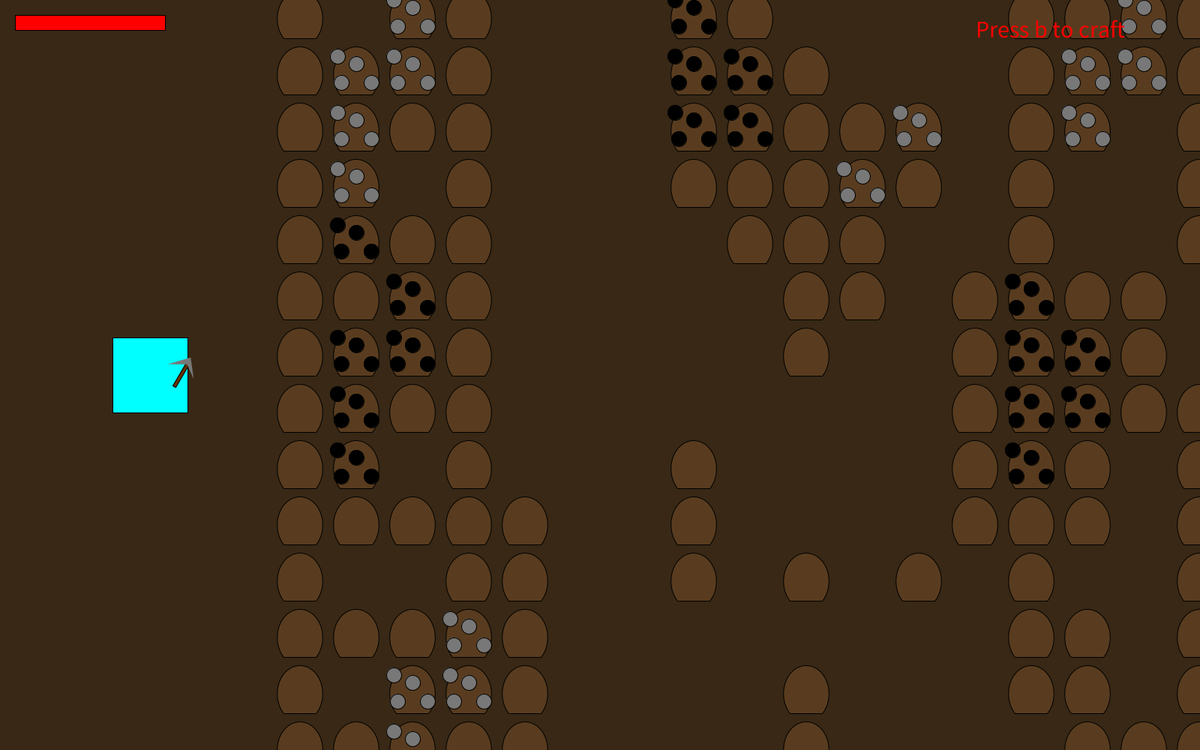
Frame 1 (no input)
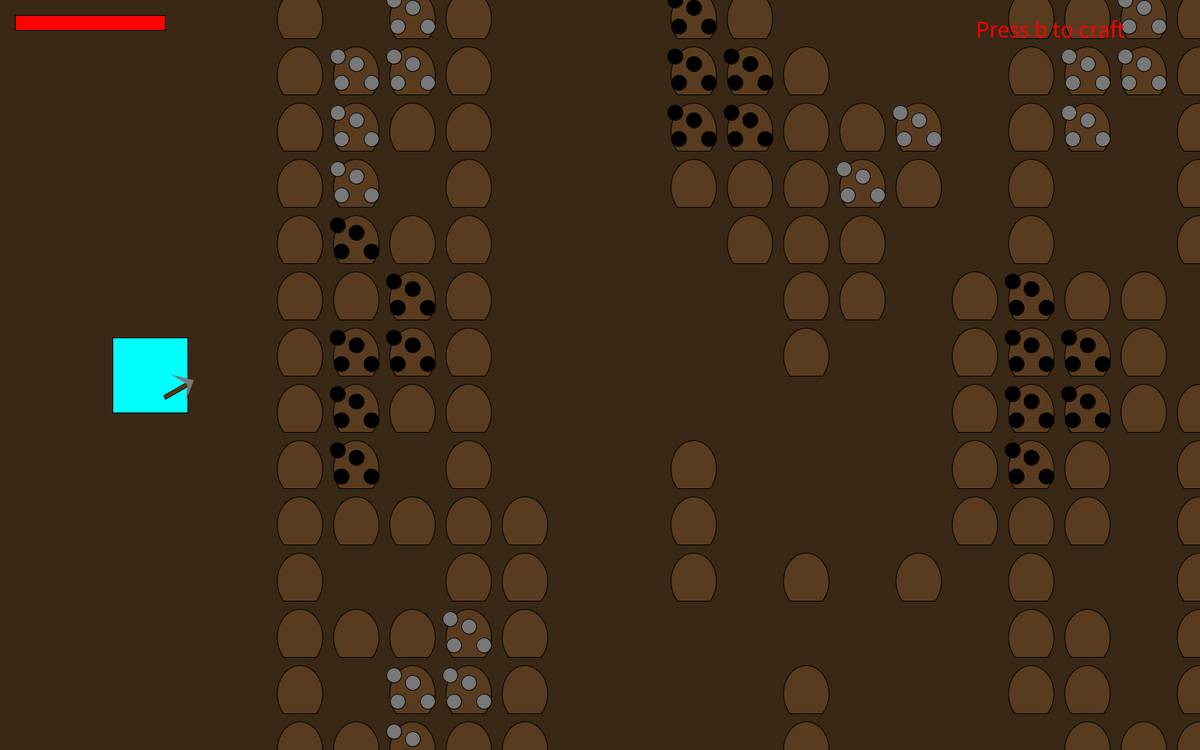
Frame 60 (the mouse pressed at the canvas centre just before this capture)
Frame 120 (the mouse held since frame 60 and released just before this capture): identical to frame 60, image omitted

The Processing sketch that drew these frames (run headless with seeded random() and noise(); from frame 60 on, the mouse is pressed at the canvas centre):

// Processing sketch: D103_Alan_Huang_Assignment4_301362439
// ── D103_Alan_Huang_Assignment4_301362439.pde
//Milestone 3 Notes:
//New features: Three maps are currently fully implemented
//Added three types of ores: Coal, Iron, Gold
//  -All ores are needed to craft more powerful tools that will help you proceed
//Thoroughly developed the crafting menu (press 'b') (may add more if I want to (like a key for a treasure chest))
//Player has multiple types of pickaxes: Stone Pickaxe (Starter), Iron Pickaxe, Gold Pickaxe
//Player has three different swing states - Critical hit, Hit, No swing (Player needs to charge the pickaxe swing enough for it to damage anything, holding it longer can result in a critical hit on the swing)
//  -Critical hits deal double damage (May or may not change critical multiplier)
//Rocks/Ores now give feedback when hit, regular hits will flash yellow and critical hits will flash red
//Item drops have their own respective colors
//Collision with rocks have been "fixed", there are some bugs but I think this is enough (too hard to solve the issue)

//Further Implementations: 
//  Player needs to die when no health
//  May change the concept of an "ENEMY" - possibly make it a pillar that will damage players by pulsing an attack in a radius (With animation)
//  More rock-like objects with more health (scaling exponentially) that will surround the goal exit, so you would require a gold pickaxe to break through it or else it will take a REALLY long time
//  Create the rest of the maps (finish off the 3x3 map grid) with resources - Easily digit map more maps
//  May or may not ditch the idea of a treasure chest
//  Finally create a character for the player model (and enemies if I don't change the concept of it)
//  Implement the GOAL exit
//  Possible rock/ore randomizer in the digitmap



//Milestone 2 Notes:
//New features: digit mapping and crafting menu
//Sorry Level 1 features are NOT completely done, there still needs to be design of level (it's just adding 1s in certain places), and the collision for the rock should be fixed
//However there is a lot of structural progress done of the overall game (Because I need to design 9 levels with many more classes to be made)
//Digital mapping of map levels - 3x3 map planned for the future (with goal exit to win game)
//3x3 map already implemented, however only two levels are designed with rocks at the moment (although not final product)
//The only maps that have stuff are the first level and the level on the right of the starting level
//STILL NEED TO FIX ROCK COLLISION METHOD
//Crafting menu is opened by pressing 'b', it is bare bones right now, but there will be buttons and interaction with the player's materials (Need materials class)
//An example of what the materials will be is the item drops from breaking rocks and killing monsters, will give a certain material (ie; stone from rocks) then you can use that to craft something
//There will be ores that give different materials too (like coal, iron, and gold)



//Milestone 1 Notes:
//HOLD LEFT CLICK TO CHARGE SWING, RELEASE LEFT CLICK TO SWING
//New feature, melee combat style, with item drops, Obstacle clearing gameplay, multiple exits
//NOTE: Actual level 1 will have more rocks, user interface, and character models
//There will also be a different number of exits to teach level, making a Map system 
//(eg: exit on the top of the map, leads to the level mapped above the current level, as well as an exit on the right, leading to the level mapped to the right of the current level)
//There is no current goal state of the game and there is only one state (which is the current state). We can just say for milestone 1, the goal state (end) is the exit on the right. However there is no end screen



void setup() {
  size(1600, 1000);
  for (int i = 0; i < numEnemies; i++ ) {
    enemies.add(new Enemy(new PVector(random(width/2, width),random(0, height)), new PVector(random(-2, 2), random(-2, 2))));
  }
  //for (int i = 0; i < numRocks; i++) {
  //  objects.add(new Rock(new PVector(random(width/2, width), random(0, height)))); 
  //}
  //for (int i = 0; i < numRocks; i++) {
  //  rocks.add(new Rock(new PVector(random(width/2, width), random(0, height)))); 
  //}
  p1 = new Player(new PVector(200, height/2));
  gw = new GameWorld(state[row][column]);
  craftMenu = new Menu();
}

void draw() {
  timer++;
  //Exit declarations
  if (column == 0) leftExit = false;
  else leftExit = true;
  
  if (column == 2) rightExit = false;
  else rightExit = true;
  
  if (row == 0) topExit = false;
  else topExit = true;
  
  if (row == 2) botExit = false;
  else botExit = true;
  
  background(56, 40, 21);
  
  if (switchLevel == true) {
    gw = new GameWorld(state[row][column]);
    switchLevel = false;
  }
  
  switch(state[row][column]) {
    case LEVEL_TWO_ONE:
      gamePlay();
      break;
    case LEVEL_TWO_TWO:
      gamePlay();
      break;
    case LEVEL_ONE_TWO:
      break;
    default:
      gamePlay();
  }
  
  craftMenu.update();
}

void gamePlay() {
  //THIS CODE HAS REDUCED THE FRAME LAG BY SO MUCH - less gw.drawMe calls = less lag (therefore I can fit more objects into it)
  if (timer % 2000000 == 0) { //Although I don't really understand why it works properly with such a high interval
    gw.drawMe(p1);
  }
  p1.update();
  
  if (up) p1.accelerate(upAcc);
  if (down) p1.accelerate(downAcc);
  if (left) p1.accelerate(leftAcc);
  if (right) p1.accelerate(rightAcc);
  
  for (int i = 0; i < enemies.size(); i++) {
    Enemy currEnemy = enemies.get(i);
    currEnemy.update();
  }
  
  //for loop for item drops
  for (int i = 0; i < itemDrops.size(); i++) {
    ItemDrop currItemDrop = itemDrops.get(i);
    currItemDrop.update();
  }
  
  //for (int i = 0; i < objects.size(); i++) {
  //  StationaryObject currObject = objects.get(i);
  //  currObject.update();
  //  if (currObject.objectType == currObject.ROCK_TYPE) { //code for rocks
  //  }
  //}
  
  for(int i = 0; i < gw.objects.size(); i++) {
    StationaryObject currObject = gw.objects.get(i);
    currObject.update();
  }
  //reset status
  p1.hitFeedback = false;
  p1.criticalHitFeedback = false;
  
  drawExits();
  p1.drawHealthBar();
  drawHelper();
}

void drawHelper() {
  textSize(32);
  textAlign(CENTER);
  fill(255, 0, 0);
  text("Press b to craft", 1400, 50);
}

void drawExits(){
  fill(0, 255, 0);
  if (leftExit == true) {
    rect(-p1.pos.x + 1*75 + 0, -p1.pos.y + 14*75 - 30, 5, 60);
    //collision detection
    if (p1.pos.x - p1.entityWidth/2 < -p1.pos.x + 1*75 + 5 &&
        p1.pos.x + p1.entityWidth/2 > -p1.pos.x + 1*75 + 0 &&
        p1.pos.y - p1.entityHeight/2 < -p1.pos.y + 14*75 + 30 &&
        p1.pos.y + p1.entityHeight/2 > -p1.pos.y + 14*75 - 30) {
          //if collided, reposition at the opposite side of the screen (as if entered a new level)
       repositionState = RIGHT_OF_SCREEN;
       p1.repositionPlayer();
       column--;
       switchLevel = true;
    }
  }
  if (rightExit == true) { //REPLACED WIDTH WITH 42*75 (RIGHT BOUNDARY)
    rect(-p1.pos.x + 42*75 - 5, -p1.pos.y + 14*75 - 30, 5, 60);
    if (p1.pos.x - p1.entityWidth/2 < -p1.pos.x + 42*75 &&
        p1.pos.x + p1.entityWidth/2 > -p1.pos.x + 42*75 - 5 &&
        p1.pos.y - p1.entityHeight/2 < -p1.pos.y + 14*75 + 30 &&
        p1.pos.y + p1.entityHeight/2 > -p1.pos.y + 14*75 - 30) {
       repositionState = LEFT_OF_SCREEN;
       p1.repositionPlayer();
       column++;
       switchLevel = true;
    }
  }
  if (topExit == true) {
    rect(-p1.pos.x + 21*75 - 30, -p1.pos.y + 1*75 + 0, 60, 5);
    if (p1.pos.x - p1.entityWidth/2 < -p1.pos.x + 21*75 + 30 &&
        p1.pos.x + p1.entityWidth/2 > -p1.pos.x + 21*75 - 30 &&
        p1.pos.y - p1.entityHeight/2 < -p1.pos.y + 1*75 + 5 &&
        p1.pos.y + p1.entityHeight/2 > -p1.pos.y + 1*75 + 0) {
       repositionState = BOTTOM_OF_SCREEN;
       p1.repositionPlayer();
       row--;
       switchLevel = true;
    }
  }
  if (botExit == true) {
    rect(-p1.pos.x + 21*75 - 30, -p1.pos.y + 25*75 - 5, 60, 5);
    if (p1.pos.x - p1.entityWidth/2 < -p1.pos.x + 21*75 + 30 &&
        p1.pos.x + p1.entityWidth/2 > -p1.pos.x + 21*75 - 30 &&
        p1.pos.y - p1.entityHeight/2 < -p1.pos.y + 25*75 &&
        p1.pos.y + p1.entityHeight/2 > -p1.pos.y + 25*75 - 5) {
       repositionState = TOP_OF_SCREEN;
       p1.repositionPlayer();
       row++;
       switchLevel = true;
    }
  }
}

// ── Button.pde
class Button extends Menu {
  PVector pos, dim;
  String textString;
  color textColor;
  color buttonColor;
  int buttonNumber;
  
  Button(PVector pos, PVector dim, String text, int buttonNumber) {
    this.pos = pos;
    this.dim = dim;
    textString = text;
    textColor = color(255, 0, 0); //Red by default
    buttonColor = color(220); //A shade of gray by default
    this.buttonNumber = buttonNumber;
  }
  Button(PVector pos, PVector dim, String text, color textColor, int buttonNumber) {
    this.pos = pos;
    this.dim = dim;
    textString = text;
    this.textColor = textColor;
    buttonColor = color(220);
    this.buttonNumber = buttonNumber;
  }
  Button(PVector pos, PVector dim, String text, color textColor, color buttonColor, int buttonNumber) {
    this.pos = pos;
    this.dim = dim;
    textString = text;
    this.textColor = textColor;
    this.buttonColor = buttonColor;
    this.buttonNumber = buttonNumber;
  }
  
  boolean detectClick() {
    return (pos.x - dim.x/2 < mouseX &&
            pos.x + dim.x/2 > mouseX &&
            pos.y - dim.y/2 < mouseY &&
            pos.y + dim.y/2 > mouseY &&
            mouseButton == LEFT &&
            !mouseReleased);
  }
  
  void drawMe() {
    textAlign(CENTER);
    textSize(32);
    
    pushMatrix();
    translate(pos.x, pos.y);
    strokeWeight(2);
    stroke(0);
    fill(buttonColor);
    rect(-dim.x/2, -dim.y/2, dim.x, dim.y);
    fill(textColor);
    text(textString, 0, 10);
    
    popMatrix();
  }
}

// ── Enemy.pde
class Enemy extends Entity {
  boolean alive = true;
  boolean drop = false;
  
  Enemy(PVector pos, PVector vel) {
    super(pos, vel);
    health = 15;
    entityWidth = 50;
    entityHeight = 100;
  }
  
  void drawMe() {
    //Character for now (need to get character model)
    fill(0, 255, 0);
    rect(pos.x - entityWidth/2, pos.y - entityHeight/2, entityWidth, entityHeight);
  }
  
  void drawMe(Player p) {
    //Character for now (need to get character model)
    fill(0, 255, 0);
    rect(-p.pos.x + pos.x - entityWidth/2, -p.pos.y + pos.y - entityHeight/2, entityWidth, entityHeight);
  }
  
  void update() {
    super.update();
    drawMe(p1);
    //println(health);
    if (health <= 0) {
      itemDrops.add(new ItemDrop(pos, ENEMY_SOUL_DROP)); 
      enemies.remove(this);
    }
  }
  
}

// ── Entity.pde
class Entity {
  PVector pos, vel;
  int health;
  float entityWidth;
  float entityHeight;
  boolean hitFeedback = false;
  boolean criticalHitFeedback = false;
  
  Entity(PVector pos, PVector vel) {
    this.pos = pos;
    this.vel = vel;
    health = 10;
  }
  
  //Add detect stationaryObject() method soon
  
  void detectWalls() {
    //Left wall
    if (pos.x < entityWidth/2) {
      pos.x = entityWidth/2;
    }
    //Right wall
    if (pos.x > width - entityWidth/2) {
      pos.x = width - entityWidth/2;
    }
    //Top wall
    if (pos.y < entityHeight/2) {
      pos.y = entityHeight/2;
    }
    //Bottom wall
    if (pos.y > height - entityHeight/2) {
      pos.y = height - entityHeight/2;
    }
  }
  
  void moveCharacter() {
    pos.add(vel);   
  }
  
  void accelerate(PVector a){
    vel.add(a);
  }
  
  void update() {
    detectWalls();
    moveCharacter();
  }
  //void update(Player p) { //For other subclasses than Player
  //  detectWalls();
  //  moveCharacter();
  //}
  
  void drawMe() {
    //placeholder
  }
  
  boolean hitCharacter(Entity other) {
    return (pos.x - entityWidth/2 < other.pos.x + other.entityWidth/2 &&
            pos.x + entityWidth/2 > other.pos.x - other.entityWidth/2 &&
            pos.y - entityHeight/2 < other.pos.y + other.entityHeight/2 &&
            pos.y + entityHeight/2 > other.pos.y - other.entityHeight/2);
  }
  
  
  
  
}

// ── GameWorld.pde
class GameWorld{
  
  static final int TILE_EMPTY = 0;
  static final int TILE_ROCK = 1;
  static final int TILE_ORE = 2;
  static final int TILE_TREASURE = 3;
  static final int TILE_COAL = 4;
  static final int TILE_IRON = 5;
  static final int TILE_GOLD = 6;
  
  static final int TILE_SIZE = 75;
  static final int ROCK_SIZE_WIDTH = 60;
  static final int ROCK_SIZE_HEIGHT = 75;
  //static final int ORE_SIZE = 75;
  static final int TREASURE_SIZE = 75;
  
  static final int MAP_TWO_ONE = 1; // starting map (Row two, column one on the 2D map) 
  int currentMap = 0;
  
  
  ArrayList<StationaryObject> objects = new ArrayList<StationaryObject>();
  
  
  int[][] map1 = 
  {
  {0, 0, 0, 0, 0, 0, 0, 0, 0, 0, 0, 0, 0, 0, 0, 0, 0, 0, 0, 0, 0, 0, 0, 0, 0, 0, 0, 0, 0, 0, 0, 0, 0, 0, 0, 0, 0, 0, 0, 0, 0, 0, 0, 0},
  {0, 1, 1, 1, 1, 1, 1, 1, 1, 1, 1, 1, 1, 1, 1, 1, 1, 1, 1, 1, 1, 1, 1, 1, 1, 1, 1, 1, 1, 1, 1, 1, 1, 1, 1, 1, 1, 1, 1, 1, 1, 1, 1, 0},
  {0, 1, 0, 0, 0, 0, 0, 0, 1, 0, 4, 1, 0, 1, 5, 1, 1, 1, 1, 5, 1, 0, 1, 1, 1, 0, 0, 0, 0, 0, 0, 0, 0, 0, 0, 1, 0, 1, 5, 4, 1, 1, 1, 0},
  {0, 1, 0, 0, 0, 0, 0, 0, 1, 1, 4, 1, 1, 4, 5, 0, 0, 1, 5, 5, 1, 0, 0, 1, 1, 0, 0, 0, 0, 0, 0, 0, 0, 0, 0, 1, 1, 1, 5, 5, 1, 1, 1, 0},
  {0, 1, 0, 0, 0, 0, 0, 0, 1, 1, 1, 0, 4, 4, 0, 1, 0, 0, 1, 5, 1, 1, 1, 1, 1, 0, 0, 0, 0, 0, 0, 0, 0, 0, 0, 0, 1, 1, 1, 5, 1, 0, 1, 0},
  {0, 1, 0, 0, 0, 0, 0, 0, 1, 1, 0, 1, 1, 1, 0, 0, 0, 0, 1, 1, 1, 1, 0, 0, 1, 1, 1, 0, 0, 0, 0, 0, 0, 0, 0, 0, 0, 1, 4, 1, 1, 0, 1, 0},
  {0, 1, 0, 0, 0, 0, 0, 0, 1, 0, 1, 1, 0, 0, 0, 1, 0, 0, 0, 0, 1, 1, 0, 5, 1, 1, 4, 0, 0, 0, 0, 0, 0, 0, 0, 0, 0, 1, 1, 4, 1, 0, 1, 0},
  {0, 1, 0, 0, 0, 0, 0, 0, 1, 0, 5, 1, 0, 0, 0, 4, 1, 0, 0, 0, 0, 1, 1, 5, 1, 4, 1, 1, 1, 1, 0, 0, 0, 0, 0, 0, 0, 1, 1, 1, 0, 0, 1, 0},
  {0, 1, 0, 0, 0, 0, 0, 0, 1, 5, 5, 1, 0, 0, 0, 4, 4, 1, 0, 0, 0, 1, 5, 5, 1, 1, 1, 1, 5, 1, 0, 0, 0, 0, 0, 0, 0, 0, 0, 0, 0, 0, 1, 0},
  {0, 1, 0, 0, 0, 0, 0, 0, 1, 5, 1, 1, 0, 0, 0, 4, 4, 1, 1, 5, 0, 1, 5, 0, 1, 1, 1, 1, 5, 5, 0, 0, 0, 0, 0, 1, 1, 0, 0, 0, 0, 0, 1, 0},
  {0, 1, 0, 0, 0, 0, 0, 0, 1, 5, 0, 1, 0, 0, 0, 1, 1, 1, 5, 1, 0, 1, 0, 0, 1, 1, 1, 1, 5, 5, 0, 0, 0, 0, 0, 1, 1, 1, 0, 0, 0, 0, 1, 0},
  {0, 1, 0, 0, 0, 0, 0, 0, 1, 4, 1, 1, 0, 0, 0, 0, 1, 1, 1, 0, 0, 1, 0, 0, 1, 1, 1, 1, 5, 0, 0, 1, 0, 0, 1, 1, 1, 1, 1, 0, 0, 0, 1, 0},
  {0, 1, 0, 0, 0, 0, 0, 0, 1, 1, 4, 1, 0, 0, 0, 0, 0, 1, 1, 0, 1, 4, 1, 1, 0, 1, 1, 1, 1, 0, 1, 1, 0, 1, 1, 5, 5, 1, 1, 1, 0, 0, 1, 0},
  {0, 1, 0, 0, 0, 0, 0, 0, 1, 4, 4, 1, 0, 0, 0, 0, 0, 1, 0, 0, 1, 4, 4, 1, 0, 1, 5, 1, 1, 0, 1, 1, 0, 1, 1, 5, 5, 1, 1, 1, 0, 0, 1, 0},
  {0, 1, 0, 0, 0, 0, 0, 0, 1, 4, 1, 1, 0, 0, 0, 0, 0, 0, 0, 0, 1, 4, 4, 1, 1, 5, 5, 1, 0, 0, 1, 1, 0, 0, 1, 1, 1, 0, 0, 0, 0, 0, 1, 0},
  {0, 1, 0, 0, 0, 0, 0, 0, 1, 4, 0, 1, 0, 0, 0, 1, 0, 0, 0, 0, 1, 4, 1, 0, 1, 5, 0, 0, 0, 0, 0, 1, 0, 0, 0, 1, 1, 0, 0, 0, 0, 0, 1, 0},
  {0, 1, 0, 0, 0, 0, 0, 0, 1, 1, 1, 1, 1, 0, 0, 1, 0, 0, 0, 0, 1, 1, 1, 0, 1, 0, 0, 0, 1, 1, 1, 0, 0, 0, 0, 0, 0, 0, 0, 0, 0, 0, 1, 0},
  {0, 1, 0, 0, 0, 0, 0, 0, 1, 0, 0, 1, 1, 0, 0, 1, 0, 1, 0, 1, 0, 1, 0, 0, 1, 1, 1, 0, 1, 5, 5, 0, 0, 0, 0, 0, 1, 0, 0, 0, 0, 0, 1, 0},
  {0, 1, 0, 0, 0, 0, 0, 0, 1, 1, 1, 5, 1, 0, 0, 0, 0, 0, 0, 0, 0, 1, 1, 0, 1, 1, 5, 1, 1, 5, 0, 0, 0, 0, 1, 1, 1, 0, 0, 0, 0, 0, 1, 0},
  {0, 1, 0, 0, 0, 0, 0, 0, 1, 0, 5, 5, 1, 0, 0, 0, 0, 1, 0, 0, 0, 1, 1, 0, 1, 1, 5, 1, 1, 1, 0, 0, 1, 1, 1, 1, 4, 0, 0, 0, 0, 0, 1, 0},
  {0, 1, 0, 0, 0, 0, 0, 0, 1, 1, 5, 1, 1, 0, 0, 0, 0, 1, 0, 0, 0, 0, 1, 1, 1, 5, 5, 1, 1, 1, 0, 0, 1, 0, 0, 1, 4, 0, 0, 0, 0, 0, 1, 0},
  {0, 1, 0, 0, 0, 0, 0, 0, 1, 0, 1, 1, 1, 0, 0, 1, 0, 1, 0, 0, 1, 0, 5, 1, 1, 5, 5, 4, 1, 1, 0, 0, 1, 1, 0, 0, 0, 0, 0, 0, 0, 0, 1, 0},
  {0, 1, 0, 0, 0, 0, 0, 0, 0, 1, 4, 1, 1, 0, 0, 0, 1, 5, 1, 0, 0, 0, 5, 5, 1, 1, 4, 1, 1, 1, 0, 0, 1, 1, 0, 0, 0, 0, 0, 0, 0, 0, 1, 0},
  {0, 1, 0, 0, 0, 0, 0, 0, 1, 0, 4, 1, 0, 0, 0, 5, 5, 5, 0, 0, 0, 0, 1, 1, 0, 1, 1, 1, 0, 0, 0, 0, 1, 0, 0, 0, 0, 0, 0, 0, 0, 0, 1, 0},
  {0, 1, 0, 0, 0, 0, 0, 0, 1, 0, 1, 0, 0, 0, 0, 5, 5, 5, 0, 1, 1, 1, 1, 0, 0, 1, 1, 1, 0, 0, 0, 0, 0, 0, 0, 0, 0, 0, 0, 0, 0, 0, 1, 0},
  {0, 1, 1, 1, 1, 1, 1, 1, 1, 1, 1, 1, 1, 1, 1, 1, 1, 1, 1, 1, 1, 1, 1, 1, 1, 1, 1, 1, 1, 1, 1, 1, 1, 1, 1, 1, 1, 1, 1, 1, 1, 1, 1, 0},
  {0, 0, 0, 0, 0, 0, 0, 0, 0, 0, 0, 0, 0, 0, 0, 0, 0, 0, 0, 0, 0, 0, 0, 0, 0, 0, 0, 0, 0, 0, 0, 0, 0, 0, 0, 0, 0, 0, 0, 0, 0, 0, 0, 0}
  };
  
  int[][] map2 = 
  {
  {0, 0, 0, 0, 0, 0, 0, 0, 0, 0, 0, 0, 0, 0, 0, 0, 0, 0, 0, 0, 0, 0, 0, 0, 0, 0, 0, 0, 0, 0, 0, 0, 0, 0, 0, 0, 0, 0, 0, 0, 0, 0, 0, 0},
  {0, 1, 1, 1, 1, 1, 1, 1, 1, 1, 1, 1, 1, 1, 1, 1, 1, 1, 1, 1, 1, 1, 1, 1, 1, 1, 1, 1, 1, 1, 1, 1, 1, 1, 1, 1, 1, 1, 1, 1, 1, 1, 1, 0},
  {0, 1, 1, 1, 1, 1, 1, 1, 1, 1, 1, 1, 1, 1, 1, 1, 1, 1, 1, 1, 1, 1, 1, 1, 1, 1, 1, 1, 1, 1, 1, 1, 1, 1, 1, 1, 1, 1, 1, 1, 1, 1, 1, 0},
  {0, 1, 1, 1, 1, 1, 1, 1, 1, 1, 1, 1, 1, 1, 1, 1, 1, 1, 1, 1, 1, 1, 1, 1, 1, 1, 1, 1, 1, 1, 1, 1, 1, 1, 1, 1, 1, 1, 1, 1, 1, 1, 1, 0},
  {0, 1, 1, 1, 1, 1, 1, 1, 1, 1, 1, 1, 1, 4, 5, 5, 1, 1, 1, 1, 1, 1, 1, 1, 1, 1, 1, 1, 1, 1, 1, 1, 1, 1, 1, 1, 1, 1, 1, 1, 1, 1, 1, 0},
  {0, 1, 0, 0, 0, 0, 0, 0, 0, 0, 0, 1, 4, 1, 1, 6, 1, 1, 6, 6, 6, 0, 1, 1, 0, 0, 4, 5, 1, 1, 4, 0, 0, 0, 5, 5, 5, 0, 0, 0, 1, 6, 1, 0},
  {0, 1, 0, 0, 0, 0, 0, 0, 0, 0, 0, 1, 0, 1, 1, 1, 1, 1, 1, 6, 0, 0, 1, 1, 1, 1, 4, 5, 1, 1, 4, 4, 0, 0, 5, 1, 5, 0, 1, 1, 0, 0, 6, 0},
  {0, 1, 0, 0, 0, 0, 0, 0, 0, 0, 0, 1, 0, 1, 1, 1, 1, 1, 1, 1, 1, 1, 1, 1, 1, 1, 1, 1, 1, 1, 1, 4, 1, 0, 1, 1, 1, 0, 1, 1, 0, 6, 1, 0},
  {0, 1, 0, 0, 0, 0, 0, 0, 0, 0, 0, 1, 0, 0, 1, 1, 1, 1, 1, 1, 1, 1, 4, 5, 1, 4, 1, 1, 1, 1, 1, 1, 1, 0, 1, 1, 1, 0, 1, 1, 0, 6, 6, 0},
  {0, 1, 0, 0, 0, 0, 0, 0, 0, 0, 0, 1, 0, 0, 1, 1, 1, 1, 1, 1, 0, 1, 1, 4, 1, 4, 1, 1, 1, 1, 1, 1, 0, 0, 0, 1, 4, 0, 1, 0, 5, 6, 1, 0},
  {0, 1, 0, 0, 0, 0, 0, 0, 0, 0, 0, 1, 1, 0, 0, 1, 1, 1, 1, 1, 1, 0, 1, 4, 5, 1, 1, 0, 6, 1, 1, 1, 0, 0, 0, 1, 4, 0, 1, 6, 5, 6, 1, 0},
  {0, 1, 0, 0, 0, 0, 0, 0, 0, 0, 0, 1, 0, 0, 0, 1, 1, 1, 1, 1, 1, 0, 1, 4, 5, 1, 1, 6, 6, 1, 1, 1, 0, 0, 0, 1, 4, 0, 1, 6, 1, 6, 1, 0},
  {0, 1, 0, 0, 0, 0, 0, 0, 0, 0, 0, 0, 0, 0, 0, 1, 1, 1, 5, 4, 1, 0, 0, 1, 1, 1, 1, 6, 6, 1, 1, 0, 0, 0, 0, 1, 1, 0, 1, 6, 1, 6, 1, 0},
  {0, 1, 0, 0, 0, 0, 0, 0, 0, 0, 0, 0, 0, 1, 1, 4, 1, 5, 5, 4, 1, 0, 0, 0, 0, 1, 1, 1, 6, 1, 0, 0, 0, 0, 0, 1, 1, 0, 1, 6, 1, 6, 1, 0},
  {0, 1, 0, 0, 0, 0, 0, 0, 0, 0, 0, 0, 0, 1, 5, 4, 1, 1, 1, 1, 1, 0, 0, 0, 0, 0, 0, 1, 1, 1, 0, 0, 0, 0, 0, 1, 1, 0, 1, 1, 5, 6, 1, 0},
  {0, 1, 0, 0, 0, 0, 0, 0, 0, 0, 0, 0, 0, 5, 5, 4, 1, 1, 1, 1, 1, 1, 0, 0, 0, 0, 0, 1, 1, 0, 0, 0, 0, 1, 0, 0, 0, 0, 1, 1, 5, 5, 6, 0},
  {0, 1, 0, 0, 0, 0, 0, 0, 0, 0, 0, 1, 0, 1, 1, 1, 1, 1, 1, 1, 1, 1, 1, 0, 0, 0, 0, 0, 0, 0, 0, 0, 1, 1, 0, 0, 0, 0, 0, 4, 4, 5, 6, 0},
  {0, 1, 0, 0, 0, 0, 0, 0, 0, 0, 0, 0, 0, 1, 0, 1, 1, 1, 1, 1, 1, 1, 1, 1, 0, 0, 0, 0, 0, 0, 0, 1, 1, 1, 1, 0, 0, 0, 0, 4, 4, 5, 6, 0},
  {0, 1, 1, 1, 1, 1, 1, 1, 1, 1, 1, 1, 1, 1, 1, 1, 1, 1, 1, 1, 1, 1, 1, 1, 1, 1, 1, 1, 1, 1, 1, 1, 1, 5, 1, 1, 1, 1, 1, 1, 1, 1, 1, 0},
  {0, 1, 1, 1, 1, 1, 1, 1, 1, 1, 1, 1, 1, 1, 1, 1, 1, 1, 1, 1, 1, 1, 1, 1, 1, 1, 1, 1, 6, 1, 1, 1, 5, 5, 1, 1, 1, 1, 1, 1, 1, 1, 1, 0},
  {0, 1, 1, 1, 1, 1, 1, 1, 1, 1, 1, 1, 1, 1, 1, 1, 1, 1, 1, 1, 1, 1, 1, 1, 1, 1, 1, 1, 1, 6, 1, 1, 1, 1, 1, 1, 1, 1, 1, 1, 1, 1, 1, 0},
  {0, 1, 1, 1, 1, 1, 1, 1, 1, 1, 1, 1, 1, 1, 1, 1, 1, 1, 1, 1, 1, 6, 1, 1, 1, 1, 1, 1, 1, 1, 1, 1, 6, 6, 6, 1, 1, 1, 1, 1, 1, 1, 1, 0},
  {0, 1, 1, 1, 1, 1, 1, 1, 1, 1, 1, 1, 1, 1, 1, 1, 1, 1, 1, 1, 1, 6, 6, 1, 1, 1, 1, 1, 1, 1, 1, 1, 1, 6, 1, 1, 1, 1, 1, 1, 1, 1, 1, 0},
  {0, 1, 1, 1, 1, 1, 1, 1, 1, 1, 1, 1, 1, 1, 1, 1, 1, 1, 1, 1, 1, 1, 1, 1, 1, 1, 1, 1, 1, 1, 1, 1, 1, 1, 1, 1, 1, 1, 1, 1, 1, 1, 1, 0},
  {0, 1, 1, 1, 1, 1, 1, 1, 1, 1, 1, 1, 1, 1, 1, 1, 1, 1, 1, 1, 1, 1, 1, 1, 1, 1, 1, 1, 1, 1, 1, 1, 1, 1, 1, 1, 1, 1, 1, 1, 1, 1, 1, 0},
  {0, 1, 1, 1, 1, 1, 1, 1, 1, 1, 1, 1, 1, 1, 1, 1, 1, 1, 1, 1, 1, 1, 1, 1, 1, 1, 1, 1, 1, 1, 1, 1, 1, 1, 1, 1, 1, 1, 1, 1, 1, 1, 1, 0},
  {0, 0, 0, 0, 0, 0, 0, 0, 0, 0, 0, 0, 0, 0, 0, 0, 0, 0, 0, 0, 0, 0, 0, 0, 0, 0, 0, 0, 0, 0, 0, 0, 0, 0, 0, 0, 0, 0, 0, 0, 0, 0, 0, 0}
  };
  
  int[][] map3 =
  {
  {0, 0, 0, 0, 0, 0, 0, 0, 0, 0, 0, 0, 0, 0, 0, 0, 0, 0, 0, 0, 0, 0, 0, 0, 0, 0, 0, 0, 0, 0, 0, 0, 0, 0, 0, 0, 0, 0, 0, 0, 0, 0, 0, 0},
  {0, 1, 1, 1, 1, 1, 1, 1, 1, 1, 1, 1, 1, 1, 1, 1, 1, 1, 1, 1, 1, 1, 1, 1, 1, 1, 1, 1, 1, 1, 1, 1, 1, 1, 1, 1, 1, 1, 1, 1, 1, 1, 1, 0},
  {0, 1, 1, 1, 1, 1, 1, 1, 1, 1, 1, 1, 1, 1, 1, 1, 1, 1, 1, 1, 1, 1, 1, 1, 1, 1, 1, 1, 1, 1, 1, 1, 1, 1, 1, 1, 1, 1, 6, 6, 1, 1, 1, 0},
  {0, 1, 1, 1, 1, 1, 1, 1, 1, 1, 1, 1, 1, 1, 1, 1, 1, 6, 6, 1, 1, 1, 1, 1, 1, 1, 1, 1, 1, 1, 1, 1, 1, 1, 1, 1, 1, 1, 1, 6, 1, 1, 1, 0},
  {0, 1, 1, 1, 1, 1, 1, 1, 1, 1, 1, 1, 1, 4, 5, 5, 1, 6, 1, 1, 1, 1, 1, 1, 1, 1, 1, 1, 1, 1, 1, 1, 1, 1, 1, 1, 1, 1, 1, 1, 1, 1, 1, 0},
  {0, 1, 1, 1, 6, 4, 1, 1, 1, 1, 1, 1, 4, 1, 1, 6, 1, 1, 6, 6, 6, 0, 1, 1, 0, 0, 4, 5, 1, 1, 4, 0, 0, 0, 5, 5, 5, 0, 0, 0, 1, 6, 1, 0},
  {0, 1, 1, 6, 6, 4, 6, 6, 1, 1, 1, 1, 1, 1, 1, 1, 1, 1, 1, 6, 0, 0, 1, 1, 1, 1, 4, 5, 1, 1, 4, 4, 0, 0, 5, 1, 5, 0, 1, 1, 0, 0, 6, 0},
  {0, 1, 1, 6, 6, 1, 0, 6, 1, 6, 1, 1, 1, 1, 1, 1, 1, 1, 1, 1, 1, 1, 1, 1, 1, 1, 1, 1, 1, 1, 1, 4, 1, 1, 1, 1, 1, 0, 1, 1, 0, 6, 1, 0},
  {0, 1, 1, 6, 6, 1, 6, 0, 1, 6, 1, 1, 1, 1, 1, 1, 1, 1, 1, 1, 1, 1, 4, 5, 1, 4, 1, 1, 1, 1, 1, 1, 1, 1, 1, 1, 1, 0, 1, 1, 0, 6, 6, 0},
  {0, 1, 1, 5, 6, 1, 5, 6, 1, 1, 1, 1, 1, 1, 1, 1, 1, 1, 1, 1, 0, 1, 1, 4, 1, 4, 1, 1, 1, 1, 1, 1, 1, 1, 0, 1, 4, 1, 1, 0, 5, 6, 1, 0},
  {0, 1, 1, 5, 1, 4, 5, 5, 5, 1, 1, 1, 1, 5, 5, 1, 1, 1, 1, 1, 1, 0, 1, 4, 5, 1, 1, 0, 6, 1, 1, 1, 1, 1, 1, 1, 4, 1, 1, 6, 5, 6, 1, 0},
  {0, 1, 1, 1, 1, 1, 4, 1, 6, 1, 1, 1, 5, 5, 5, 1, 1, 1, 1, 1, 1, 0, 1, 4, 5, 1, 1, 6, 6, 1, 1, 1, 1, 6, 1, 1, 4, 1, 1, 6, 1, 6, 1, 0},
  {0, 1, 6, 1, 4, 1, 5, 6, 6, 6, 1, 1, 6, 1, 5, 1, 1, 1, 5, 4, 1, 4, 6, 6, 6, 1, 1, 6, 6, 1, 1, 1, 6, 6, 6, 1, 1, 1, 1, 6, 1, 6, 1, 0},
  {0, 1, 6, 1, 1, 1, 1, 6, 6, 6, 1, 6, 6, 1, 1, 4, 1, 5, 5, 4, 1, 4, 6, 6, 6, 1, 1, 1, 6, 1, 1, 1, 1, 6, 6, 1, 1, 1, 1, 6, 1, 6, 1, 0},
  {0, 1, 6, 1, 1, 1, 1, 1, 6, 1, 1, 6, 6, 1, 5, 4, 1, 1, 1, 1, 1, 4, 4, 4, 4, 1, 1, 1, 1, 1, 1, 1, 1, 1, 1, 1, 1, 1, 1, 1, 5, 6, 1, 0},
  {0, 1, 1, 5, 1, 1, 1, 1, 1, 1, 1, 1, 5, 5, 5, 4, 1, 1, 1, 1, 1, 4, 4, 5, 5, 1, 1, 1, 1, 1, 1, 1, 1, 1, 1, 0, 1, 1, 1, 1, 5, 5, 6, 0},
  {0, 1, 1, 5, 5, 1, 1, 6, 6, 1, 1, 1, 0, 1, 1, 1, 1, 1, 1, 1, 1, 1, 1, 5, 5, 5, 1, 1, 1, 1, 1, 1, 1, 1, 0, 1, 1, 1, 0, 4, 4, 5, 6, 0},
  {0, 1, 1, 5, 5, 1, 1, 6, 6, 6, 1, 1, 5, 1, 0, 1, 1, 5, 5, 5, 1, 1, 1, 1, 5, 5, 1, 1, 1, 1, 1, 1, 1, 1, 1, 1, 1, 1, 0, 4, 4, 5, 6, 0},
  {0, 1, 1, 1, 1, 1, 1, 1, 1, 1, 1, 1, 1, 1, 1, 1, 1, 5, 5, 1, 1, 1, 1, 1, 1, 1, 1, 1, 1, 1, 1, 1, 1, 5, 1, 1, 1, 1, 1, 1, 1, 1, 1, 0},
  {0, 1, 1, 1, 1, 1, 1, 6, 6, 1, 1, 1, 1, 1, 1, 1, 1, 1, 1, 1, 1, 1, 1, 1, 1, 1, 1, 1, 6, 1, 1, 1, 5, 5, 1, 1, 1, 1, 1, 1, 1, 1, 1, 0},
  {0, 1, 1, 1, 1, 1, 6, 6, 6, 1, 1, 1, 1, 1, 1, 1, 1, 1, 1, 1, 1, 1, 1, 1, 1, 1, 1, 1, 1, 6, 1, 1, 1, 1, 1, 1, 1, 1, 1, 1, 1, 1, 1, 0},
  {0, 1, 1, 1, 1, 1, 6, 6, 6, 1, 1, 6, 1, 1, 1, 1, 1, 1, 0, 0, 0, 0, 0, 0, 0, 0, 0, 1, 1, 1, 1, 1, 6, 6, 6, 1, 1, 6, 6, 6, 1, 1, 1, 0},
  {0, 1, 1, 1, 1, 1, 6, 6, 1, 1, 6, 6, 1, 1, 1, 1, 1, 1, 0, 0, 0, 0, 0, 0, 0, 0, 0, 1, 1, 1, 1, 1, 1, 6, 1, 1, 1, 6, 6, 6, 1, 1, 1, 0},
  {0, 1, 6, 6, 1, 1, 1, 1, 1, 1, 6, 6, 6, 1, 1, 1, 1, 1, 0, 0, 0, 0, 0, 0, 0, 0, 0, 1, 1, 1, 1, 1, 1, 1, 1, 1, 1, 1, 6, 1, 1, 1, 1, 0},
  {0, 1, 6, 6, 1, 1, 1, 1, 1, 1, 6, 6, 6, 1, 1, 1, 1, 1, 0, 0, 0, 0, 0, 0, 0, 0, 0, 1, 1, 1, 1, 1, 1, 1, 1, 1, 1, 1, 1, 1, 1, 1, 1, 0},
  {0, 1, 1, 1, 1, 1, 1, 1, 1, 1, 6, 6, 1, 1, 1, 1, 1, 1, 0, 0, 0, 0, 0, 0, 0, 0, 0, 1, 1, 1, 1, 1, 1, 1, 1, 1, 1, 1, 1, 1, 1, 1, 1, 0},
  {0, 0, 0, 0, 0, 0, 0, 0, 0, 0, 0, 0, 0, 0, 0, 0, 0, 0, 0, 0, 0, 0, 0, 0, 0, 0, 0, 0, 0, 0, 0, 0, 0, 0, 0, 0, 0, 0, 0, 0, 0, 0, 0, 0}
  };
  
  //Map Template - 1's are boundaries
  //  {
  //{0, 0, 0, 0, 0, 0, 0, 0, 0, 0, 0, 0, 0, 0, 0, 0, 0, 0, 0, 0, 0, 0, 0, 0, 0, 0, 0, 0, 0, 0, 0, 0, 0, 0, 0, 0, 0, 0, 0, 0, 0, 0, 0, 0},
  //{0, 1, 1, 1, 1, 1, 1, 1, 1, 1, 1, 1, 1, 1, 1, 1, 1, 1, 1, 1, 1, 1, 1, 1, 1, 1, 1, 1, 1, 1, 1, 1, 1, 1, 1, 1, 1, 1, 1, 1, 1, 1, 1, 0},
  //{0, 1, 0, 0, 0, 0, 0, 0, 0, 0, 0, 0, 0, 0, 0, 0, 0, 0, 0, 0, 0, 0, 0, 0, 0, 0, 0, 0, 0, 0, 0, 0, 0, 0, 0, 0, 0, 0, 0, 0, 0, 0, 1, 0},
  //{0, 1, 0, 0, 0, 0, 0, 0, 0, 0, 0, 0, 0, 0, 0, 0, 0, 0, 0, 0, 0, 0, 0, 0, 0, 0, 0, 0, 0, 0, 0, 0, 0, 0, 0, 0, 0, 0, 0, 0, 0, 0, 1, 0},
  //{0, 1, 0, 0, 0, 0, 0, 0, 0, 0, 0, 0, 0, 0, 0, 0, 0, 0, 0, 0, 0, 0, 0, 0, 0, 0, 0, 0, 0, 0, 0, 0, 0, 0, 0, 0, 0, 0, 0, 0, 0, 0, 1, 0},
  //{0, 1, 0, 0, 0, 0, 0, 0, 0, 0, 0, 0, 0, 0, 0, 0, 0, 0, 0, 0, 0, 0, 0, 0, 0, 0, 0, 0, 0, 0, 0, 0, 0, 0, 0, 0, 0, 0, 0, 0, 0, 0, 1, 0},
  //{0, 1, 0, 0, 0, 0, 0, 0, 0, 0, 0, 0, 0, 0, 0, 0, 0, 0, 0, 0, 0, 0, 0, 0, 0, 0, 0, 0, 0, 0, 0, 0, 0, 0, 0, 0, 0, 0, 0, 0, 0, 0, 1, 0},
  //{0, 1, 0, 0, 0, 0, 0, 0, 0, 0, 0, 0, 0, 0, 0, 0, 0, 0, 0, 0, 0, 0, 0, 0, 0, 0, 0, 0, 0, 0, 0, 0, 0, 0, 0, 0, 0, 0, 0, 0, 0, 0, 1, 0},
  //{0, 1, 0, 0, 0, 0, 0, 0, 0, 0, 0, 0, 0, 0, 0, 0, 0, 0, 0, 0, 0, 0, 0, 0, 0, 0, 0, 0, 0, 0, 0, 0, 0, 0, 0, 0, 0, 0, 0, 0, 0, 0, 1, 0},
  //{0, 1, 0, 0, 0, 0, 0, 0, 0, 0, 0, 0, 0, 0, 0, 0, 0, 0, 0, 0, 0, 0, 0, 0, 0, 0, 0, 0, 0, 0, 0, 0, 0, 0, 0, 0, 0, 0, 0, 0, 0, 0, 1, 0},
  //{0, 1, 0, 0, 0, 0, 0, 0, 0, 0, 0, 0, 0, 0, 0, 0, 0, 0, 0, 0, 0, 0, 0, 0, 0, 0, 0, 0, 0, 0, 0, 0, 0, 0, 0, 0, 0, 0, 0, 0, 0, 0, 1, 0},
  //{0, 1, 0, 0, 0, 0, 0, 0, 0, 0, 0, 0, 0, 0, 0, 0, 0, 0, 0, 0, 0, 0, 0, 0, 0, 0, 0, 0, 0, 0, 0, 0, 0, 0, 0, 0, 0, 0, 0, 0, 0, 0, 1, 0},
  //{0, 1, 0, 0, 0, 0, 0, 0, 0, 0, 0, 0, 0, 0, 0, 0, 0, 0, 0, 0, 0, 0, 0, 0, 0, 0, 0, 0, 0, 0, 0, 0, 0, 0, 0, 0, 0, 0, 0, 0, 0, 0, 1, 0},
  //{0, 1, 0, 0, 0, 0, 0, 0, 0, 0, 0, 0, 0, 0, 0, 0, 0, 0, 0, 0, 0, 0, 0, 0, 0, 0, 0, 0, 0, 0, 0, 0, 0, 0, 0, 0, 0, 0, 0, 0, 0, 0, 1, 0},
  //{0, 1, 0, 0, 0, 0, 0, 0, 0, 0, 0, 0, 0, 0, 0, 0, 0, 0, 0, 0, 0, 0, 0, 0, 0, 0, 0, 0, 0, 0, 0, 0, 0, 0, 0, 0, 0, 0, 0, 0, 0, 0, 1, 0},
  //{0, 1, 0, 0, 0, 0, 0, 0, 0, 0, 0, 0, 0, 0, 0, 0, 0, 0, 0, 0, 0, 0, 0, 0, 0, 0, 0, 0, 0, 0, 0, 0, 0, 0, 0, 0, 0, 0, 0, 0, 0, 0, 1, 0},
  //{0, 1, 0, 0, 0, 0, 0, 0, 0, 0, 0, 0, 0, 0, 0, 0, 0, 0, 0, 0, 0, 0, 0, 0, 0, 0, 0, 0, 0, 0, 0, 0, 0, 0, 0, 0, 0, 0, 0, 0, 0, 0, 1, 0},
  //{0, 1, 0, 0, 0, 0, 0, 0, 0, 0, 0, 0, 0, 0, 0, 0, 0, 0, 0, 0, 0, 0, 0, 0, 0, 0, 0, 0, 0, 0, 0, 0, 0, 0, 0, 0, 0, 0, 0, 0, 0, 0, 1, 0},
  //{0, 1, 0, 0, 0, 0, 0, 0, 0, 0, 0, 0, 0, 0, 0, 0, 0, 0, 0, 0, 0, 0, 0, 0, 0, 0, 0, 0, 0, 0, 0, 0, 0, 0, 0, 0, 0, 0, 0, 0, 0, 0, 1, 0},
  //{0, 1, 0, 0, 0, 0, 0, 0, 0, 0, 0, 0, 0, 0, 0, 0, 0, 0, 0, 0, 0, 0, 0, 0, 0, 0, 0, 0, 0, 0, 0, 0, 0, 0, 0, 0, 0, 0, 0, 0, 0, 0, 1, 0},
  //{0, 1, 0, 0, 0, 0, 0, 0, 0, 0, 0, 0, 0, 0, 0, 0, 0, 0, 0, 0, 0, 0, 0, 0, 0, 0, 0, 0, 0, 0, 0, 0, 0, 0, 0, 0, 0, 0, 0, 0, 0, 0, 1, 0},
  //{0, 1, 0, 0, 0, 0, 0, 0, 0, 0, 0, 0, 0, 0, 0, 0, 0, 0, 0, 0, 0, 0, 0, 0, 0, 0, 0, 0, 0, 0, 0, 0, 0, 0, 0, 0, 0, 0, 0, 0, 0, 0, 1, 0},
  //{0, 1, 0, 0, 0, 0, 0, 0, 0, 0, 0, 0, 0, 0, 0, 0, 0, 0, 0, 0, 0, 0, 0, 0, 0, 0, 0, 0, 0, 0, 0, 0, 0, 0, 0, 0, 0, 0, 0, 0, 0, 0, 1, 0},
  //{0, 1, 0, 0, 0, 0, 0, 0, 0, 0, 0, 0, 0, 0, 0, 0, 0, 0, 0, 0, 0, 0, 0, 0, 0, 0, 0, 0, 0, 0, 0, 0, 0, 0, 0, 0, 0, 0, 0, 0, 0, 0, 1, 0},
  //{0, 1, 0, 0, 0, 0, 0, 0, 0, 0, 0, 0, 0, 0, 0, 0, 0, 0, 0, 0, 0, 0, 0, 0, 0, 0, 0, 0, 0, 0, 0, 0, 0, 0, 0, 0, 0, 0, 0, 0, 0, 0, 1, 0},
  //{0, 1, 1, 1, 1, 1, 1, 1, 1, 1, 1, 1, 1, 1, 1, 1, 1, 1, 1, 1, 1, 1, 1, 1, 1, 1, 1, 1, 1, 1, 1, 1, 1, 1, 1, 1, 1, 1, 1, 1, 1, 1, 1, 0},
  //{0, 0, 0, 0, 0, 0, 0, 0, 0, 0, 0, 0, 0, 0, 0, 0, 0, 0, 0, 0, 0, 0, 0, 0, 0, 0, 0, 0, 0, 0, 0, 0, 0, 0, 0, 0, 0, 0, 0, 0, 0, 0, 0, 0}
  //};
  
  
  GameWorld(int mapLevel) {
    
    switch(mapLevel) {
      case LEVEL_TWO_ONE:
      for(int i = 0; i < map1.length; i++) {
        for (int j = 0; j < map1[i].length; j++) {
          switch(map1[i][j]) {
          case TILE_ROCK:
            objects.add(new Rock(new PVector(j*TILE_SIZE, i*TILE_SIZE), new PVector(ROCK_SIZE_WIDTH, ROCK_SIZE_HEIGHT)));
            break;
          
          case TILE_COAL:
            objects.add(new Ore(new PVector(j*TILE_SIZE, i*TILE_SIZE), new PVector(ROCK_SIZE_WIDTH, ROCK_SIZE_HEIGHT), COAL));
            break;
            
          case TILE_IRON:
            objects.add(new Ore(new PVector(j*TILE_SIZE, i*TILE_SIZE), new PVector(ROCK_SIZE_WIDTH, ROCK_SIZE_HEIGHT), IRON));
            break;
          
          case TILE_GOLD:
            objects.add(new Ore(new PVector(j*TILE_SIZE, i*TILE_SIZE), new PVector(ROCK_SIZE_WIDTH, ROCK_SIZE_HEIGHT), GOLD));
            break;
          
          case TILE_TREASURE:
            break;
          
          default:
            break;
          }
        }
      }
      break;
      case LEVEL_TWO_TWO:
      for(int i = 0; i < map2.length; i++) {
        for (int j = 0; j < map2[i].length; j++) {
          switch(map2[i][j]) {
          case TILE_ROCK:
            objects.add(new Rock(new PVector(j*TILE_SIZE, i*TILE_SIZE), new PVector(ROCK_SIZE_WIDTH, ROCK_SIZE_HEIGHT)));
            break;
          
          case TILE_COAL:
            objects.add(new Ore(new PVector(j*TILE_SIZE, i*TILE_SIZE), new PVector(ROCK_SIZE_WIDTH, ROCK_SIZE_HEIGHT), COAL));
            break;
            
          case TILE_IRON:
            objects.add(new Ore(new PVector(j*TILE_SIZE, i*TILE_SIZE), new PVector(ROCK_SIZE_WIDTH, ROCK_SIZE_HEIGHT), IRON));
            break;
            
          case TILE_GOLD:
            objects.add(new Ore(new PVector(j*TILE_SIZE, i*TILE_SIZE), new PVector(ROCK_SIZE_WIDTH, ROCK_SIZE_HEIGHT), GOLD));
            break;
          
          case TILE_TREASURE:
            break;
          
          default:
            break;
          }
        }
      }
      break;
      case LEVEL_ONE_TWO:
      for(int i = 0; i < map3.length; i++) {
        for (int j = 0; j < map3[i].length; j++) {
          switch(map3[i][j]) {
          case TILE_ROCK:
            objects.add(new Rock(new PVector(j*TILE_SIZE, i*TILE_SIZE), new PVector(ROCK_SIZE_WIDTH, ROCK_SIZE_HEIGHT)));
            break;
          
          case TILE_COAL:
            objects.add(new Ore(new PVector(j*TILE_SIZE, i*TILE_SIZE), new PVector(ROCK_SIZE_WIDTH, ROCK_SIZE_HEIGHT), COAL));
            break;
            
          case TILE_IRON:
            objects.add(new Ore(new PVector(j*TILE_SIZE, i*TILE_SIZE), new PVector(ROCK_SIZE_WIDTH, ROCK_SIZE_HEIGHT), IRON));
            break;
          
          case TILE_GOLD:
            objects.add(new Ore(new PVector(j*TILE_SIZE, i*TILE_SIZE), new PVector(ROCK_SIZE_WIDTH, ROCK_SIZE_HEIGHT), GOLD));
            break;
          
          case TILE_TREASURE:
            break;
          
          default:
            break;
          }
        }
      }
      break;
        
    }
  }
  
  void drawMe() {
    for (int i = 0; i < objects.size(); i++) {
      StationaryObject obj = objects.get(i);
      obj.drawMe();
    }
  }
  
  void drawMe(Player p) {
    
    for (int i = 0; i < objects.size(); i++) {
      StationaryObject obj = objects.get(i);
      obj.update();
      if (obj instanceof Rock) {
        //println(-p1.pos.x + obj.pos.x, -p1.pos.y + obj.pos.y);
      }
    }
  }
  
}

// ── Input.pde
//Keyboard controls
float speed = 2;
PVector upAcc = new PVector(0, -speed);
PVector downAcc = new PVector(0, speed);
PVector leftAcc = new PVector(-speed, 0);
PVector rightAcc = new PVector(speed, 0);
boolean up, down, left, right;
boolean mouseReleased = false;
int turning = 1;
void keyPressed() {
  if (key == 'w') up = true;
  else if (key == 's') down = true;
  else if (key == 'a') {
    left = true;
    turning = -1;
  }
  else if (key == 'd') {
    right = true;
    turning = 1;
  }
  
  if (key == 'b' && craftMenu.open == false) craftMenu.open = true;
  else if (key == 'b' && craftMenu.open == true) craftMenu.open = false;
}
void keyReleased() {
  if (key == 'w') up = false;
  else if (key == 's') down = false;
  else if (key == 'a') left = false;
  else if (key == 'd') right = false;
  
}
//Mouse controls
void mousePressed() {
  if (mouseButton == LEFT) {
    p1.attack = true;
    p1.pickaxeReset = false;
    mouseReleased = false;
  }
}
void mouseReleased() {
  p1.attack = false;
  mouseReleased = true;
  println(p1.pickaxeChargeTime);
  //pickaxe critical hit/hit detection via charge time
  if(p1.pickaxeChargeTime > 30 - 10*(p1.pickaxeType - 1)) p1.hitFeedback = true;
  if(p1.pickaxeChargeTime > 50 - 10*(p1.pickaxeType - 1)) p1.criticalHitFeedback = true;
  p1.pickaxeChargeTime = 0;
}

// ── ItemDrop.pde
class ItemDrop {
  PVector pos;
  int itemType;
  int dim; //It will be circular
  color dropColor;
  final color ENEMY_SOUL_COLOR = color(120, 20, 120);
  final color STONE_COLOR = color(89, 60, 31);
  final color COAL_COLOR = color(0);
  final color IRON_COLOR = color(120);
  final color GOLD_COLOR = color(255, 255, 0);
  
  ItemDrop(PVector pos, int itemType) {
    this.pos = pos;
    this.itemType = itemType;
    dim = 25;
  }
  
  boolean detectPickup(Player p) { //Using box collision detection
    return (p.pos.x - p.entityWidth/2 < -p.pos.x + pos.x + dim &&
            p.pos.x + p.entityWidth/2 > -p.pos.x + pos.x - dim &&
            p.pos.y - p.entityHeight/2 < -p.pos.y + pos.y + dim &&
            p.pos.y + p.entityHeight/2 > -p.pos.y + pos.y - dim);
  }
  
  void update() {
    drawMe(p1);
    if (detectPickup(p1)) {
      //insert add to player inventory code here
      p1.materials.add(new Material(itemType));
      itemDrops.remove(this);
    }
  }
  
  void drawMe() {
    fill(120, 20, 120);
    circle(pos.x, pos.y, dim);
  }
  
  void drawMe(Player p) {
    switch(itemType) {
      case ENEMY_SOUL_DROP:
        dropColor = ENEMY_SOUL_COLOR;
        break;
      case STONE:
        dropColor = STONE_COLOR;
        break;
      case COAL:
        dropColor = COAL_COLOR;
        break;
      case IRON:
        dropColor = IRON_COLOR;
        break;
      case GOLD:
        dropColor = GOLD_COLOR;
        break;
    }
    fill(dropColor);
    pushMatrix();
    translate(-p.pos.x + pos.x, -p.pos.y + pos.y);
    circle(0, 0, dim);
    popMatrix();
  }
}

// ── Material.pde
class Material {
  int type;
  
  Material(int type) {
    this.type = type;
  }
}

// ── Menu.pde
class Menu {
  boolean open;
  ArrayList<Button> buttons = new ArrayList<Button>();
  int numStone = 0;
  boolean hasFurnace = false;
  boolean hasIronPickaxe = false;
  boolean hasGoldPickaxe = false;
  
  boolean addButtons = false;
  int buttonDelay = -1;
  
  //button numbers
  final int CRAFT_FURNACE = 1;
  final int CRAFT_IRON_BAR = 2;
  final int CRAFT_IRON_PICKAXE = 3;
  final int CRAFT_GOLD_BAR = 4;
  final int CRAFT_GOLD_PICKAXE = 5;
  
  final int FURNACE_STONE_AMOUNT = 50;
  final int IRON_PICKAXE_IRON_AMOUNT = 15;
  final int GOLD_PICKAXE_GOLD_AMOUNT = 15;
  
  Menu() {
    open = false;
  }
  
  void update() {
    if (addButtons == false) { //menu's setup() for buttons
      buttons.add(new Button(new PVector(300, 290), new PVector(120, 50), "CRAFT", 1)); //Furnace button
      buttons.add(new Button(new PVector(300, 370), new PVector(120, 50), "CRAFT", 2)); //Iron bar button
      buttons.add(new Button(new PVector(330, 470), new PVector(120, 50), "CRAFT", 3)); //Iron Pickaxe button
      buttons.add(new Button(new PVector(300, 570), new PVector(120, 50), "CRAFT", 4));
      buttons.add(new Button(new PVector(330, 670), new PVector(120, 50), "CRAFT", 5));
      addButtons = true;
    }
    
    if (open) {
      drawMe();
      for (int i = 0; i < buttons.size(); i++) {
        Button currButton = buttons.get(i);
        
        //Button Removal Code
        if (currButton.buttonNumber == CRAFT_FURNACE && hasFurnace) {
          buttons.remove(currButton);
        }
        if (currButton.buttonNumber == CRAFT_IRON_PICKAXE && hasIronPickaxe) {
          buttons.remove(currButton);
        }
        
        
        currButton.drawMe();
        if (buttonDelay != -1) {
          buttonDelay--;
        }
        if (currButton.detectClick() && buttonDelay == -1){
          //println("Clicked");
          //do switch case of what the specific button should do switch(currButton.buttonNumber)
          buttonDelay = 10;
          switch(currButton.buttonNumber) {
            case CRAFT_FURNACE:
              if (getAmount(STONE) >= FURNACE_STONE_AMOUNT && !hasFurnace){
                hasFurnace = true;
                //Delete the amount of stone in the player's material inventory
                consumeAmount(STONE, FURNACE_STONE_AMOUNT);
              }
              break;
            case CRAFT_IRON_BAR:
              if (getAmount(COAL) >= 1 && getAmount(IRON) >= 3 && hasFurnace) {
                consumeAmount(COAL, 1);
                consumeAmount(IRON, 3);
                p1.materials.add(new Material(IRON_BAR));
              }
              break;
            case CRAFT_IRON_PICKAXE:
              if (getAmount(IRON_BAR) >= IRON_PICKAXE_IRON_AMOUNT && getAmount(ENEMY_SOUL_DROP) >= 1 && !hasIronPickaxe) {
                consumeAmount(IRON_BAR, IRON_PICKAXE_IRON_AMOUNT);
                consumeAmount(ENEMY_SOUL_DROP, 1);
                hasIronPickaxe = true;
                p1.setPickaxeType(p1.IRON_PICKAXE);
              }
              break;
            case CRAFT_GOLD_BAR:
              if (getAmount(COAL) >= 2 && getAmount(GOLD) >= 3 && hasFurnace) {
                consumeAmount(COAL, 2);
                consumeAmount(GOLD, 3);
                p1.materials.add(new Material(GOLD_BAR));
              }
              break;
            case CRAFT_GOLD_PICKAXE:
              if (getAmount(GOLD_BAR) >= GOLD_PICKAXE_GOLD_AMOUNT && getAmount(ENEMY_SOUL_DROP) >= 5 && !hasGoldPickaxe) {
                consumeAmount(GOLD_BAR, GOLD_PICKAXE_GOLD_AMOUNT);
                consumeAmount(ENEMY_SOUL_DROP, 5);
                hasGoldPickaxe = true;
                p1.setPickaxeType(p1.GOLD_PICKAXE);
              }
            
          }
        }
      }
    }
    
  }
  int getAmount(int type) {
    int amount = 0;
    for (int i = 0; i < p1.materials.size(); i++) {
        Material currMaterial = p1.materials.get(i);
        if (currMaterial.type == type) amount++;
    }
    return amount;
  }
  
  void consumeAmount(int type, int amount) {
    int currAmountConsumed = 0;
    int i = 0;
    while (currAmountConsumed < amount) {
      Material currMaterial = p1.materials.get(i);
        if (currMaterial.type == type) {
          p1.materials.remove(currMaterial); //As the material gets removed, the next object will take the current indices in place - i stays the same, currAmountConsumed increments
          currAmountConsumed++;
        }
        else {
          i++; //Index does not contain the material type, go to next indices
        }
    }
  }
  
  void drawMe() {
    fill(180);
    stroke(0);
    strokeWeight(1);
    rect(20, 20, 800, 900);
    fill(255, 0, 0);
    textAlign(CENTER);
    textSize(64);
    text("Crafting Menu", 400, 100);
    textSize(32);
    line(20, 120, 820, 120);
    //Player inventory display - Only crafted goods
    text("Iron Bars: " + getAmount(IRON_BAR), 120, 150);
    text("Gold Bars: " + getAmount(GOLD_BAR), 120, 200);
    
    line(20, 260, 820, 260);
    text("Furnace - ", 110, 300);
    text("Stone: " + getAmount(STONE) + "/" + FURNACE_STONE_AMOUNT , 600, 300); //Insert player materials here
    text("Iron bar - ", 110, 380);
    text("Iron ore: " + getAmount(IRON) + "/3" + "   Coal: " + getAmount(COAL) + "/1", 600, 380);
    text("(REQUIRES FURNACE)", 200, 430);
    if (hasFurnace) text("Acquired", 300, 300);
    text("Iron Pickaxe - ", 140, 480);
    text("Iron bar: " + getAmount(IRON_BAR) + "/" + IRON_PICKAXE_IRON_AMOUNT, 550, 480);
    text("Enemy Soul: " + getAmount(ENEMY_SOUL_DROP) + "/1", 550, 520);
    if (hasIronPickaxe) text("Acquired", 330, 480);
    text("Gold bar - ", 110, 580);
    text("Gold ore: " + getAmount(GOLD) + "/3" + "   Coal: " + getAmount(COAL) + "/2", 600, 580);
    text("(REQUIRES FURNACE)", 200, 630);
    text("Gold Pickaxe - ", 140, 680);
    text("Gold bar: " + getAmount(GOLD_BAR) + "/" + GOLD_PICKAXE_GOLD_AMOUNT, 550, 680);
    text("Enemy Soul: " + getAmount(ENEMY_SOUL_DROP) + "/5", 550, 720);
  }
}

// ── Ore.pde
class Ore extends Rock {
  int oreType;
  
  Ore(PVector pos, PVector dim, int oreType) {
    super(pos, dim);
    this.oreType = oreType;
    //I didn't want to import a math library to do exponents
    health = 1;
    for (int i = 0; i < oreType; i++) {
      health *= 5;
    }
  }
  
  void drawMe() {
    super.drawMe();
  }
  
  void drawMe(Player p) {
    super.drawMe(p);
    pushMatrix();
    translate(-p.pos.x + pos.x, -p.pos.y + pos.y);
    switch(oreType) { //color selection of ore
      case COAL:
        fill(0);
        break;
      case IRON:
        fill(120);
        break;
      case GOLD:
        fill(255, 255, 0);
        break;
    }
    circle(-25, -25, 20);
    circle(20, 10, 20);
    circle(0, -15, 20);
    circle(-20, 10, 20);
    
    
    
    popMatrix();
  }
  
  void update() {
    super.update();
    if (health < 0) {
      itemDrops.add(new ItemDrop(pos, oreType));
      gw.objects.remove(this);
    }
  }
}

// ── Player.pde
class Player extends Entity {
  final int STONE_PICKAXE = 1;
  final int IRON_PICKAXE = 2;
  final int GOLD_PICKAXE = 3;
  
  int pickaxeType;
  ArrayList<Material> materials = new ArrayList<Material>();
  int attackPower;
  color pickaxeColor;
  
  int maxHealth;
  float healthPercentage;
  int gracePeriod = 60;
  boolean hit = false;
  
  float damp = 0.8;
  
  boolean attack = false;
  float pickaxeRotation = 0.0;
  boolean pickaxeReset = true; //Original position of pickaxe
  PVector pickaxeSwingHitboxCenter;
  int pickaxeSwingHitboxSize;
  int pickaxeChargeTime = 0;
  
  boolean hitFeedback = false; //When hit, emit some form of feedback
  boolean criticalHitFeedback = false;
  
  
  Player(PVector pos) {
    super(pos, new PVector(0, 0));
    health = 10;
    maxHealth = health;
    healthPercentage = 1;
    entityWidth = 100;
    entityHeight = 100;
    
    setPickaxeType(STONE_PICKAXE);
    pickaxeSwingHitboxSize = 150;
  }
  
  void drawMe() {
    //Character for now (need to get character model)
    fill(0, 255, 255);
    pushMatrix();
    translate(pos.x, pos.y);
    scale(turning, 1);
    rect(-entityWidth/2, -entityHeight/2, entityWidth, entityHeight);
    
    rotate(radians(pickaxeRotation));
    //Pickaxe
    pushMatrix();
    translate(50, -20);
    rotate(radians(30));
    //Handle
    fill(102, 51, 0);
    rect(0, 0, 5, 40);
    
    //Pickaxe Head
    fill(pickaxeColor);
    noStroke();
    triangle(3, 5, -20, 18, 2, -5);
    triangle(2, 5, 20, 18, 2, -5);
    popMatrix();
    
    
    popMatrix();
  }
  
  void update() {
    super.update();
    drawMe();
    
    if(mouseButton == LEFT) {
      pickaxeChargeTime++;
    }
    
    vel.mult(damp);
    pickaxeSwingHitboxCenter = new PVector(pos.x + turning*50, pos.y - 20);
    
    for (int i = 0; i < enemies.size(); i++) {
      Enemy currEnemy = enemies.get(i);
      //Collision with enemy
      if (hitCharacter(currEnemy) && gracePeriod == 60) {
        health--;
        updateHealthPercentage();
        hit = true;
      }
      //Swing on enemy
      detectSwing(currEnemy);
    }
    
    for (int i = 0; i < gw.objects.size(); i++) {
      StationaryObject currObject = gw.objects.get(i);
      if (currObject instanceof Rock) {
        detectSwing((Rock)currObject);
      }
    }
    
    if (hit) {
      gracePeriod--;
      if (gracePeriod < 0) {
        gracePeriod = 60;
        hit = false;
      }
    }
    
    
    //Pickaxe animations
    
    //Uncomment code below to see pickaxe swing hitbox
    //fill(255, 0, 255);
    //circle(pickaxeSwingHitboxCenter.x, pickaxeSwingHitboxCenter.y, pickaxeSwingHitboxSize);
    
    if (mouseButton == LEFT && attack == true) {
      pickaxeRotation -= 2;
      if (pickaxeRotation < -60) {
        pickaxeRotation = -60;
      }
    }
    if (attack == false) {
      pickaxeRotation += 20;
      if (pickaxeRotation > 30) {
        pickaxeRotation = 30;
        pickaxeReset = true;
      }
    }
    
    //Reset swing status
    
    
  }
  
  void detectSwing(Entity other) {
    //The pickaxe swing is a circle collision system vs the character model's box collision system, for simplicity, I will just use the other's position
    if (dist(pickaxeSwingHitboxCenter.x, pickaxeSwingHitboxCenter.y, -pos.x + other.pos.x, -pos.y + other.pos.y) < pickaxeSwingHitboxSize && pickaxeReset == false && mouseReleased == true) { //pickaxeReset and mouseReleased are conditions of swinging motion
      other.hitFeedback = hitFeedback;
      other.criticalHitFeedback = criticalHitFeedback;
      //println("detected");
      if (hitFeedback == true) {
        other.health -= attackPower;
      }
      if (criticalHitFeedback == true) {
        other.health -= attackPower;
      }
    }
  }
  void detectSwing(Rock r) {
    if (dist(pickaxeSwingHitboxCenter.x, pickaxeSwingHitboxCenter.y, -pos.x + r.pos.x, -pos.y + r.pos.y) < pickaxeSwingHitboxSize && pickaxeReset == false && mouseReleased == true) {
      r.hitFeedback = hitFeedback;
      r.criticalHitFeedback = criticalHitFeedback;
      if (r.gracePeriodTimer == -1 && r.hitFeedback == true) {
        r.health -= attackPower;
        if (r.criticalHitFeedback == true) { //Additional damage for critical hit
          r.health -= attackPower;
        }
        //println(r.health);
        r.gracePeriodTimer = 30;
      }
    }
  }
  
  void drawHealthBar() {
    //Imported from Lab Challenge 9 of IAT 167
    int healthBarWidth = 200;
    pushMatrix();
    fill(0, 64);
    translate(20, 20);
    rect(0, 0, healthBarWidth, 20); //container for health
    fill(255, 0, 0, 255);
    rect(0, 0, healthBarWidth * healthPercentage, 20); //health bar
    popMatrix();
  }
  
  void updateHealthPercentage() {
    healthPercentage=(float)health/maxHealth;
  }
  
  void repositionPlayer() {
    switch (repositionState) {
      case LEFT_OF_SCREEN:
      pos.x = 100;
      pos.y = height/2;
      break;
      
      case RIGHT_OF_SCREEN:
      pos.x = width - 100;
      pos.y = height/2;
      break;
      
      case TOP_OF_SCREEN:
      pos.x = width/2;
      pos.y = 100;
      break;
      
      case BOTTOM_OF_SCREEN:
      pos.x = width/2;
      pos.y = height - 100;
      break;
    }
  }
  
  void setPickaxeType(int type) {
    //Code for setting attackPower - Exponentially
    pickaxeType = type;
    attackPower = 1;
    for (int i = 0; i < type; i++) {
      attackPower *= 5;
    }
    //Code for setting color of the pickaxe
    switch(type) {
      case STONE_PICKAXE:
        pickaxeColor = color(120);
        break;
      case IRON_PICKAXE:
        pickaxeColor = color(220);
        break;
      case GOLD_PICKAXE:
        pickaxeColor = color(255, 255, 0);
        break;
    }
  }
  
}

// ── Rock.pde
class Rock extends StationaryObject {
  int health;
  int gracePeriodTimer = -1;
  boolean hitFeedback = false;
  boolean criticalHitFeedback = false;
  boolean lingeringEffect = false; //used to keep the fading critical hit effect
  
  Rock(PVector pos, PVector dim) {
    super(pos, dim);
    objectType = ROCK_TYPE;
    //dim = new PVector(60, 75);
    health = 4;
  }
  
  void drawMe() {
    pushMatrix();
    fill(89, 60, 31);
    translate(pos.x, pos.y);
    arc(0, 0, dim.x, dim.y, 3*PI/4, 9*PI/4, CHORD);
    
    popMatrix();
  }
  
  void drawMe(Player p) {
    pushMatrix();
    fill(89, 60, 31);
    stroke(0);
    strokeWeight(1);
    translate(-p.pos.x + pos.x, -p.pos.y + pos.y);
    
    if (criticalHitFeedback == true) {
      lingeringEffect = true;
      //fill(255, 0, 0, gracePeriodTimer*255/30);
    } 
    else {
      if (hitFeedback == true && !lingeringEffect) { //Feedback of hit detection
        fill(255, 255, 0, gracePeriodTimer*255/30);
      }
    }
    if (lingeringEffect == true) {
      fill(255, 0, 0, gracePeriodTimer*255/30);
    }
    
    arc(0, 0, dim.x, dim.y, 3*PI/4, 9*PI/4, CHORD);
    fill(89, 60, 31);
    
    popMatrix();
  }
  
  void update() {
    super.update(p1);
    if (gracePeriodTimer != -1) {
      gracePeriodTimer--;
      hitFeedback = true;
    }
    else {
      hitFeedback = false;
      criticalHitFeedback = false;
      lingeringEffect = false;
    }
    if (health <= 0 && !(this instanceof Ore)) {
      itemDrops.add(new ItemDrop(pos, STONE));
      gw.objects.remove(this);
    }
  }
}

// ── StationaryObject.pde
class StationaryObject {
  PVector pos, dim;
  int objectType;
  
  final int ROCK_TYPE = 1;
  
  StationaryObject(PVector pos, PVector dim){
    this.pos = pos;
    this.dim = dim;
  }
  
  void handleCollision(Entity other) { //NEEDS FIXING
    //circle(-other.pos.x + pos.x, -other.pos.y + pos.y, 100);
    boolean left = false;
    boolean right = false;
    boolean bot = false;
    boolean top = false;
    if (detectCollision(other) && -other.pos.y + pos.y < other.pos.y) {
      //Collision on the bottom side
      //println("bot");
      bot = true;
      //other.pos.y = other.pos.y + 10;
    }
    else bot = false;
    if (detectCollision(other) && -other.pos.y + pos.y > other.pos.y) {
      //Collision on the top side
      //println("top");
      top = true;
      //other.pos.y = other.pos.y - 10;
    }
    else top = false;
    if (detectCollision(other) && -other.pos.x + pos.x > other.pos.x && other.pos.y < pos.y + dim.y/2 && other.pos.y > dim.y/2) {
      //Collision on left side
      //println("left");
      left = true;
      //other.pos.x = other.pos.x - 10;
    }
    else left = false;
    if (detectCollision(other) && -other.pos.x + pos.x < other.pos.x && other.pos.y < pos.y + dim.y/2 && other.pos.y > dim.y/2) {
      //Collision on the right side
      //println("right");
      right = true;
      //other.pos.x = other.pos.x + 10;
    }
    else right = false;
    
    if (top == true) {
      //left = false;
      //right = false;
    }
    
    if (bot == true) {
      //left = false;
      //right = false;
    }
    if (left == true) other.pos.x = other.pos.x - 10;
    if (right == true) other.pos.x = other.pos.x + 10;
    if (top == true) other.pos.y = other.pos.y - 10;
    if (bot == true) other.pos.y = other.pos.y + 10;
  }
  
  boolean detectCollision(Entity other) {
    return (-other.pos.x + pos.x - dim.x/2 < other.pos.x + other.entityWidth/2 &&
            -other.pos.x + pos.x + dim.x/2 > other.pos.x - other.entityWidth/2 &&
            -other.pos.y + pos.y + dim.y/2 > other.pos.y - other.entityHeight/2 &&
            -other.pos.y + pos.y - dim.y/2 < other.pos.y + other.entityHeight/2);
  }
  
  void drawMe() {
    //placeholder
  }
  void drawMe(Player p) {
    //placeholder
  }
  
  void update() {
    drawMe();
  }
  void update(Player p) {
    drawMe(p);
    for (int i = 0; i < enemies.size(); i++) {
      Enemy currEnemy = enemies.get(i);
      handleCollision(currEnemy);
    }
    handleCollision(p1);
  }
}

// ── global.pde
ArrayList<Enemy> enemies = new ArrayList<Enemy>();
Player p1;
ArrayList<ItemDrop> itemDrops = new ArrayList<ItemDrop>();
//ArrayList<StationaryObject> objects = new ArrayList<StationaryObject>();
//ArrayList<Rock> rocks = new ArrayList<Rock>();
GameWorld gw;
Menu craftMenu;

int timer = 0;

int numEnemies = 1;
int numRocks = 5;

//Map states
int repositionState;
final int LEFT_OF_SCREEN = 1;
final int RIGHT_OF_SCREEN = 2;
final int TOP_OF_SCREEN = 3;
final int BOTTOM_OF_SCREEN = 4;
//Which exits are existing
boolean leftExit = true;
boolean rightExit = true;
boolean topExit = true;
boolean botExit = true;

int[][] state = {
                {1, 2, 3},
                {4, 5, 6},
                {7, 8, 9}
              };

final int LEVEL_ONE_ONE = 1;
final int LEVEL_ONE_TWO = 2;
final int LEVEL_ONE_THREE = 3;
final int LEVEL_TWO_ONE = 4;
final int LEVEL_TWO_TWO = 5;
final int LEVEL_TWO_THREE = 6;
final int LEVEL_THREE_ONE = 7;
final int LEVEL_THREE_TWO = 8;
final int LEVEL_THREE_THREE = 9;

int row = 1;
int column = 0;
boolean switchLevel = false;

//Materials
final int IRON_BAR = 11;
final int GOLD_BAR = 12;

//Item drops
final int STONE = 9;
final int ENEMY_SOUL_DROP = 10;

//Ore types
final int COAL = 1;
final int IRON = 2;
final int GOLD = 3;
